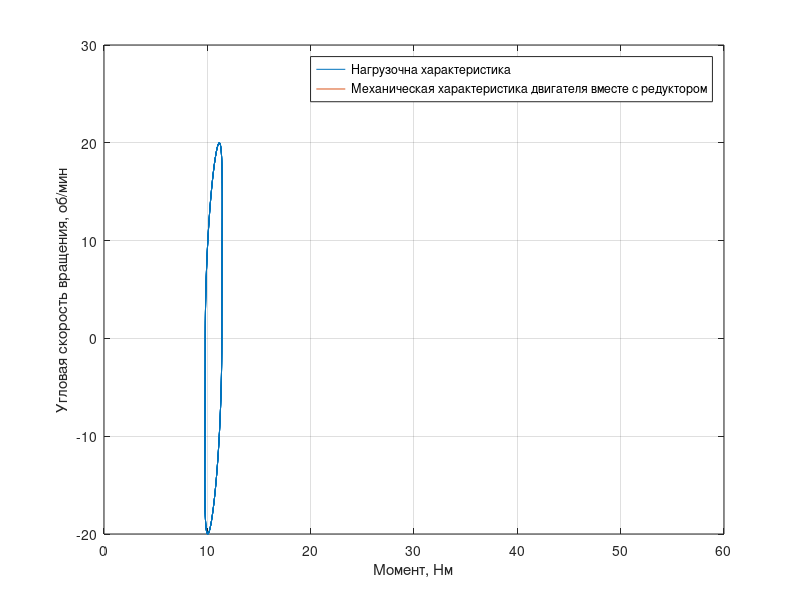

MATLAB code for this plot:
% % построение нагрузочной характеристики
t = 0:0.1:100;
w = 2;
a = 3.5;
w_ = w / a;
J = 0.7;
M = 10.6;% was 6
k = 0.14; % гидродинамический коэф
a_t = a*sin(w_*t);
w_t = a*w_*cos(w_*t);
q_t = a*w_*w_*sin(w_*t);


Mn = -J.*q_t + k.*abs(w_t).*w_t + M;
% Mn = -J.*q_t + k.*w_t + M;
plot(Mn, 10*w_t)
xlabel("Момент, Нм")
ylabel("Угловая скорость вращения, об/мин")
hold on
% построение механической характеристики двигателя
u = 0.87;
i = 406;%w as 215
m_ = 1020;% was 632
m = 0:0.1:m_* i * u * 0.15;
n0 = 8810/i; % was 7500
% N_M = (n0 - m * 8.7);
N_M = n0*(1 - m/(m_ * i * u));
plot(m/1000, N_M)
grid on
legend("Нагрузочна характеристика", "Механическая характеристика двигателя вместе с редуктором")

% i = 215 https://www.faulhaber.com/fileadmin/Import/Media/EN_2668_CR_DFF.pdf
% mtotor    https://www.faulhaber.com/fileadmin/Import/Media/EN_32GPT_FMM.pdf

% % faulhaber 3257 24cr with 38/2s 246
% % faulhaber 3257 24cr with 38/2s 159
% % RE 30 ∅30 mm, Graphite Brushes, 60 Watt GPX 32 406 or 326
